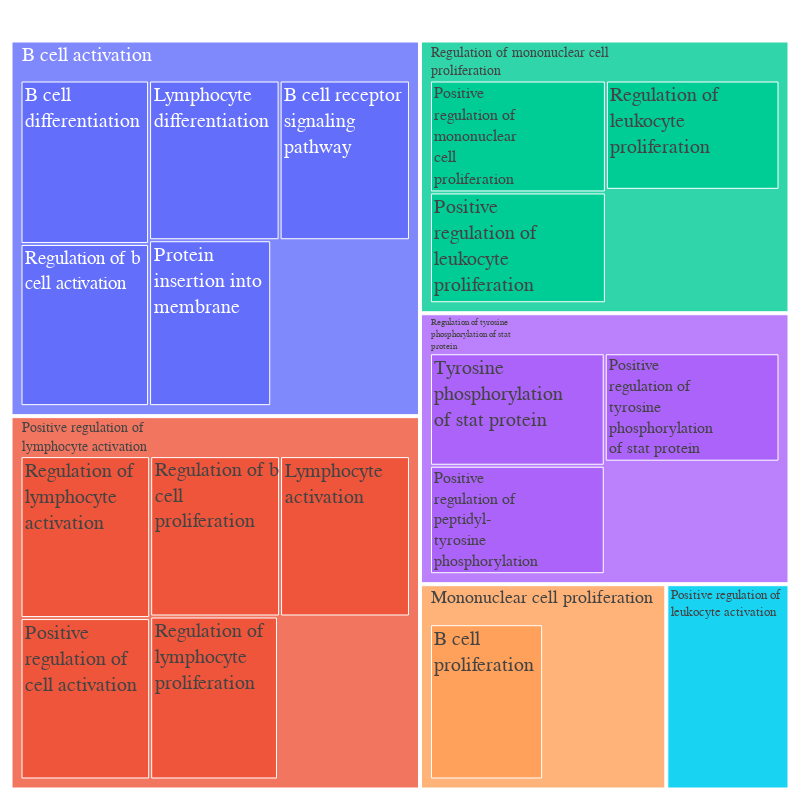

Source (notebook cell):
### Code cell
cluster_results = gsea_obj.cluster_treemap(results, output="scATAC_pbmc_bcells_cluster_treemap.pdf")
gsea_obj.barplot_enrich(results, savePath="scATAC_pbmc_bcells_barplot.pdf")

### Figure 1 — Plotly figure (JSON) as saved in the notebook; plotly's stock layout.template omitted (floating-point values rounded to 4 significant figures)
{"data": [{"domain": {"x": [0, 1], "y": [0, 1]}, "hovertemplate": "label=%{label}<br>value=%{value}<br>parent=%{parent}<extra></extra>", "labels": ["B cell activation", "B cell<br>differentiation", "Regulation of b<br>cell activation", "Lymphocyte<br>differentiation", "B cell receptor<br>signaling<br>pathway", "Protein<br>insertion into<br>membrane", "Positive regulation of<br>lymphocyte activation", "Regulation of<br>lymphocyte<br>activation", "Positive<br>regulation of<br>cell activation", "Regulation of b<br>cell<br>proliferation", "Lymphocyte<br>activation", "Regulation of<br>lymphocyte<br>proliferation", "Regulation of tyrosine<br>phosphorylation of stat<br>protein", "Tyrosine<br>phosphorylation<br>of stat protein", "Positive<br>regulation of<br>peptidyl-<br>tyrosine<br>phosphorylation", "Positive<br>regulation of<br>tyrosine<br>phosphorylation<br>of stat protein", "Regulation of mononuclear cell<br>proliferation", "Positive<br>regulation of<br>mononuclear<br>cell<br>proliferation", "Positive<br>regulation of<br>leukocyte<br>proliferation", "Regulation of<br>leukocyte<br>proliferation", "Mononuclear cell proliferation", "B cell<br>proliferation", "Positive regulation of<br>leukocyte activation"], "name": "", "parents": ["", "B cell activation", "B cell activation", "B cell activation", "B cell activation", "B cell activation", "", "Positive regulation of<br>lymphocyte activation", "Positive regulation of<br>lymphocyte activation", "Positive regulation of<br>lymphocyte activation", "Positive regulation of<br>lymphocyte activation", "Positive regulation of<br>lymphocyte activation", "", "Regulation of tyrosine<br>phosphorylation of stat<br>protein", "Regulation of tyrosine<br>phosphorylation of stat<br>protein", "Regulation of tyrosine<br>phosphorylation of stat<br>protein", "", "Regulation of mononuclear cell<br>proliferation", "Regulation of mononuclear cell<br>proliferation", "Regulation of mononuclear cell<br>proliferation", "", "Mononuclear cell proliferation", ""], "type": "treemap", "values": [1.214, 1.108, 1.099, 1.099, 1.098, 1.068, 1.135, 1.108, 1.105, 1.099, 1.099, 1.099, 1.108, 1.108, 1.068, 1.068, 1.108, 1.108, 1.097, 1.068, 1.099, 1.099, 1.099]}], "layout": {"font": {"family": "Arial Black", "size": 20}, "height": 800, "legend": {"tracegroupgap": 0}, "margin": {"b": 2, "l": 2, "r": 2, "t": 2}, "width": 800}}
